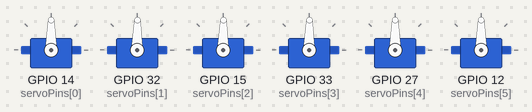
Bench run of a sketch on a simulated ESP32. Shown: 6 × servo. What the sketch prints to the serial monitor is not drawn.

Above: at 0.2 s.
Timing chart, 0 to 1.7 s (numbered marks = the images above):
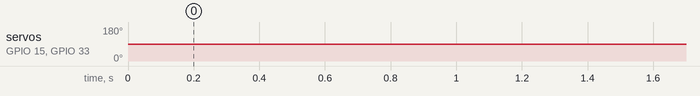

Measured:
- by itself, servo on GPIO 15 (servoPins[2]), servo on GPIO 33 (servoPins[3]): 90° → 89° at 0.17 s

The sketch:

StewartPlatform_ESP32_2410S.ino
```cpp
#include "StewartPlatform.h"
#include <ESP32Servo.h>

StewartPlatform stewartPlatform; // main stewart platform class

//----------------------------------------------------
// Setup
//----------------------------------------------------
void setup()
{
    Serial.begin(115200);
    while (!Serial && millis() < 4000)
    {
        delay(1); // wait for Serial
    }

    stewartPlatform.DefineBasePoints();                                 // The x and y points for each base attachment (center point of the servo horn attachment)
    stewartPlatform.DefinePlatformPoints();                             // The x and y points for each platform attachment (center of ball joint on upper rod attachment)
    stewartPlatform.CalculateDefaultHeight();                          // Mathematically determine the default height (all servos horns horizontal at 90 degrees)
    stewartPlatform.InitializePlatform(StewartPlatform::Input_Float32); // operation mode
}

void loop()
{
    if (Serial.available() > 0)
    {
        byte inByte = Serial.read(); // Read one byte at a time from the serial port
        if (stewartPlatform.ParseMessage(inByte)) // Pass bytes in until a completed messages is received (returns true)
            if (stewartPlatform.CalculateServoValues()) // This will return true if the incoming values are calculated to be in range
                stewartPlatform.UpdateServos(); // Updates the servos to the new position based on the above
    }
}
```

StewartPlatform.cpp
```cpp
#include "StewartPlatform.h"

//----------------------------------------------------
// Initialize Platform
//----------------------------------------------------
void StewartPlatform::InitializePlatform(StewartPlatform::DataModes newState)
{
    AttachServos();
    SetDataMode(newState);      // determines read mode (8bit, 32bit, etc)
    if (CalculateServoValues()) // update with starting values
    {
        UpdateServos();
    }
}

//----------------------------------------------------
// Define Base Points
//----------------------------------------------------
void StewartPlatform::DefineBasePoints()
{
    // *** 1.)
    // Student must fill this function to set the 6 basePoints
    // values for each of the 6 attachment points. Z should be 0
    // For example: basePoints[0] = { 20, 10, 0 };

    basePoints[0] = {-22.25f, -58.43f, 0.0f};
    basePoints[1] = {22.25f, -58.43f, 0.0f};
    basePoints[2] = {61.73f, 9.95f, 0.0f};
    basePoints[3] = {39.48f, 48.49f, 0.0f};
    basePoints[4] = {-39.48f, 48.49f, 0.0f};
    basePoints[5] = {-61.73f, 9.95f, 0.0f};
    if (SHOW_DEBUG)
    {
        Serial.println("\n----------------------------------");
        for (int i = 0; i < SERVO_COUNT; i++)
            LogVector("basePoints " + String(i), basePoints[i], false);
    }
}

//----------------------------------------------------
// Define Platform Points
//----------------------------------------------------
void StewartPlatform::DefinePlatformPoints()
{
    // *** 2.) Student must fill this function to set the
    // platformPoints values for each of the 6 attachment points.
    // Z should be 0
    // For example: platformPoints[0] = { 15, 5, 0 };

    platformPoints[0] = {-46.17f, -38.20f, 0.0f};
    platformPoints[1] = {46.17f, -38.20f, 0.0f};
    platformPoints[2] = {56.17f, -20.88f, 0.0f};
    platformPoints[3] = {10.00f, 59.09f, 0.0f};
    platformPoints[4] = {-10.00f, 59.09f, 0.0f};
    platformPoints[5] = {-56.17f, -20.88f, 0.0f};

    if (SHOW_DEBUG)
    {
        Serial.println("----------------------------------");
        for (int i = 0; i < SERVO_COUNT; i++)
            LogVector("platformPoints " + String(i), platformPoints[i], false);
    }
}

//----------------------------------------------------
// Calcualte Default Height
//----------------------------------------------------
void StewartPlatform::CalculateDefaultHeight()
{
    // We need to know what the "default height" of the
    // platform is (when servos are flat 90 degrees)
    // We have enough information to use the pythagorean
    // theorem to calculate this height

    Vector3 hornDirection = Vector3(1, 0, 0); // direction of back left servo horn in world space
    Vector3 hornEndPoint = basePoints[backLeftServoIndex] + (hornDirection * hornLength);

    if (SHOW_DEBUG)
        LogVector("hornEndPoint", hornEndPoint, true);

    // Calculate default height (Pythagorean theorem)
    float sideC = rodLength;
    float sideB = GetMagnitude(platformPoints[backLeftServoIndex] - hornEndPoint);

    // *** 3.) Students must calculate the length of side A (c^2 = a^2 + b^2)
    float sideA = sqrtf(sideC * sideC -sideB * sideB);

    platformDefaultHeight = sideA;
    platformDefaultHeightVector = Vector3(0, 0, platformDefaultHeight);

    Serial.print("Default Height:");
    Serial.println(platformDefaultHeight);

    // Set the height (z) value for each of our platformPoints
    for (int i = 0; i < SERVO_COUNT; i++)
    {
        platformPoints[i].z = platformDefaultHeight;
    }
}

float StewartPlatform::GetMagnitude(Vector3 v)
{
    // *** 4.) Student must fill in this function to return the magnitude of the Vector3 passed in
    return sqrtf(v.x * v.x + v.y * v.y + v.z * v.z);
}

void StewartPlatform::AttachServos()
{
    // attach servos
    for (int i = 0; i < SERVO_COUNT; i++)
    {
        myServos[i].attach(servoPins[i]);
    }
}

void StewartPlatform::SetDataMode(StewartPlatform::DataModes newMode)
{
    dataMode = newMode;

    if (dataMode == Input_Float32)
    {
        bytesToRead = FLOAT_BYTE_SIZE * SERVO_COUNT;
        Serial.println("Using 6 DOF 32 Float mode - Each Axis gets it's own float value");
    }
    else if (dataMode == Input_8Bit)
    {
        bytesToRead = SERVO_COUNT;
        Serial.println("Using 6 DOF Single Byte mode - Each Axis gets 1 byte 0-255");
    }
    else if (dataMode == ASCII)
    {
        bytesToRead = 0;
        Serial.println("Using ASCII command mode - commands are still in development");
    }
}

//----------------------------------------------------
// Calculate new servo values based on input values.
// If the calculations fail mathematically, the servos
// will not update to the new positions.
//----------------------------------------------------
bool StewartPlatform::CalculateServoValues()
{
    float servoRadians = 0;                   // local temp value to hold the calculated servo angle
    Vector3 platformPoint = Vector3(0, 0, 0); // local temporary value to hold results as we iterate through a for loop
    bool success = true;                      // gets set to false if any of our calculations result in an error value

    for (int i = 0; i < SERVO_COUNT; i++)
    {
        if (SHOW_DEBUG)
        {
            LogValue("i", "[" + String(i) + "]", true);
        }

        // Perform Rotate the top platform by our requested orientation values (rotation matrix)
        platformPoint = RotatePoint(platformPoints[i], Pitch(), Yaw(), Roll());

        // Translate the top platform (move each point by the requested value (displacement))
        platformPoint += Vector3(Sway(), Surge(), Heave());

        // Add our default height value back in
        platformPoint.z += platformDefaultHeight;

        // Virtual Rod Direction (Vector subtraction - get the difference between base and platform points)
        Vector3 calculatedRodVector = platformPoint - basePoints[i];
        if (SHOW_DEBUG)
        {
            LogVector("calculatedRodVector", calculatedRodVector, false);
        }

        // Virtual Rod Length (Magnitude)
        float calculatedRodLength = GetMagnitude(calculatedRodVector);
        if (SHOW_DEBUG)
        {
            LogValue("calculatedRodLength", String(calculatedRodLength), false);
        }

        servoRadians = GetServoAngle(i, calculatedRodVector);
        if (SHOW_DEBUG)
        {
            LogValue("Radians", String(servoAnglesInRadians[i]), false);
        }

        // Check range/erros. If our values went past what our platform can physically
        // or mathematically achieve then we'll likely have a NAN value here. NotANumber
        // values in this case are probably due to a sqrt on a negative (i.e. out of range)
        if (isnan(servoRadians))
        {
            if (SHOW_DEBUG)
                Serial.println("Error: Invalid Servo Angle");
            success = false;
            break;
        }
        else
        {
            servoAnglesInRadians[i] = servoRadians;
        }
    }

    return success;
}

void StewartPlatform::UpdateServos()
{
    //----------------------------------------------------------------------------------
    // Calculations are complete, now add add trim values and write to the servos
    //----------------------------------------------------------------------------------
    float servoAngle = 0;
    for (int i = 0; i < SERVO_COUNT; i++)
    {
        // Our calculations are worked out with zero degrees as the home angle,
        // so we need to add 90 degrees to account for the servo's home "flat" position
        servoAngle = (i % 2 == 0 ? -1 : 1) * servoOrderDirection * (R2D * servoAnglesInRadians[i]) + 90;
        if (SHOW_DEBUG)
        {
            LogValue("Servo Angle Before Constrain & Trim:", String(servoAngle), i == 0 ? true : false);
        }

        servoAngle = constrain(servoAngle, ANGLE_MIN, ANGLE_MAX);
        myServos[i].write(servoAngle + servoTrims[i] - servoOffset);
    }

    if (SHOW_DEBUG)
    {
        SHOW_DEBUG = false;
    }
}

//----------------------------------------------------
// Getters - Encapsulate our DOF values for convenience
//----------------------------------------------------
float StewartPlatform::Sway()
{
    return DOFs[0];
}
float StewartPlatform::Surge()
{
    return DOFs[1];
}
float StewartPlatform::Heave()
{
    return DOFs[2];
}
float StewartPlatform::Pitch()
{
    return D2R * -DOFs[3];
}
float StewartPlatform::Roll()
{
    return D2R * DOFs[4];
}
float StewartPlatform::Yaw()
{
    return D2R * -DOFs[5];
}

int StewartPlatform::Mod(int x, int m)
{
    return (x % m + m) % m;
}

float StewartPlatform::MapRange(float val, float min, float max, float newMin, float newMax)
{
    return ((val - min) / (max - min) * (newMax - newMin) + newMin);
}

void StewartPlatform::LogVector(String name, Vector3 v, bool useLineSeparator)
{
    if (useLineSeparator)
        Serial.println("----------------------------------");
    Serial.print(name);
    Serial.print(" : (");
    Serial.print(v.x);
    Serial.print(", ");
    Serial.print(v.y);
    Serial.print(", ");
    Serial.print(v.z);
    Serial.println(")");
}

void StewartPlatform::LogValue(String name, String value, bool useLineSeparator)
{
    if (useLineSeparator)
        Serial.println("----------------------------------");
    Serial.print(name + ": ");
    Serial.println(value);
}

//----------------------------------------------------
// Apply rotation matrix for each of the 6 platform points.
// This will return the rotation vector3 (euler angles)
// as if the entire top platform were a single object.
//----------------------------------------------------
Vector3 StewartPlatform::RotatePoint(Vector3 point, float degX, float degY, float degZ)
{
    float x = point.x * cos(degZ) * cos(degY) + point.y * (sin(degX) * sin(degZ) * cos(degZ) - cos(degX) * sin(degY));
    float y = point.x * cos(degZ) * sin(degY) + point.y * (cos(degX) * cos(degY) + sin(degX) * sin(degZ) * sin(degY));
    float z = -point.x * sin(degZ) + point.y * sin(degX) * cos(degZ);
    return Vector3(x, y, z);
}

//----------------------------------------------------
// Math Stuffs
//----------------------------------------------------
Vector3 StewartPlatform::CrossProduct(Vector3 v1, Vector3 v2)
{
    double x, y, z;
    x = v1.y * v2.z - v2.y * v1.z;
    y = (v1.x * v2.z - v2.x * v1.z) * -1;
    z = v1.x * v2.y - v2.x * v1.y;
    return Vector3(x, y, z);
}

float StewartPlatform::GetServoAngle(int i, Vector3 rodVector)
{
    // Project the end point of the new virtual arm onto the servo's plane of rotation
    float L = sq(GetMagnitude(rodVector)) - sq(rodLength) + sq(hornLength);
    if (SHOW_DEBUG)
    {
        LogValue("L", String(L), false);
    }

    float M = 2.0f * hornLength * rodVector.z;
    if (SHOW_DEBUG)
    {
        LogValue("M", String(M), false);
    }

    float N = 2.0f * hornLength * (cos(D2R * servoAxisAngles[i]) * rodVector.x + sin(D2R * servoAxisAngles[i]) * rodVector.y);
    if (SHOW_DEBUG)
    {
        LogValue("N", String(N), false);
    }

    // Derive the servo angle (in radians)
    return asin(L / sqrt(M * M + N * N)) - atan(N / M);
}

//----------------------------------------------------
// Read and Parse Serial Input
//----------------------------------------------------
bool StewartPlatform::ParseMessage(byte inByte)
{
    static uint8_t inputIndex = 0;
    static bool msgStart = false;

    // check for correct header value (frame start)
    if (!msgStart)
    {
        if (inputIndex == 0 && inByte == FRAME_START)
        {
            msgStart = true;
        }
    }
    else
    {
        // Continue reading message until we have read all bytes
        if (inputIndex <= bytesToRead - 1)
        {
            if (dataMode == Input_8Bit)
            {
                // place the bytes into our buffer (a byte array)
                platformByteBuffer[inputIndex] = inByte;
            }
            else if (dataMode == Input_Float32)
            {
                // place the float bytes into our buffer (a byte/float union array)
                platformDataBuffer.binaryValues[inputIndex] = inByte;
            }
            inputIndex++;
        }
        else
        {
            msgStart = false;
            inputIndex = 0;

            // Check if we have the proper end frame
            if (inByte == FRAME_END)
            {
                for (int i = 0; i < SERVO_COUNT; i++)
                {
                    if (dataMode == Input_8Bit)
                    {
                        DOFs[i] = MapRange(platformByteBuffer[i], 0.0f, 255.0f, -14.0f, 14.0f);
                    }
                    else if (dataMode == Input_Float32)
                    {
                        DOFs[i] = platformDataBuffer.floatValues[i];
                    }
                }
                return true;
            }
        }
    }
    return false;
}

/*
uint8_t StewartPlatform::ProcessMessage(char *ckvp)
{
    uint8_t rv = 0;                 // return code
    char *skey = strtok(ckvp, "="); // msg header
    char *sval = strtok(NULL, "");  // msg data

    //-----------------------------------------------
    // Read Input DOFs, 6 float values (as strings)
    // Sway, Surge, Heave, Pitch, Roll, Yaw
    //-----------------------------------------------
    if (strcmp(skey, "DOF") == 0)
    {
        char *token = strtok(sval, ",");
        uint8_t index = 0;
        while (token != NULL)
        {
            DOFs[index] = (float)atof(token);
            token = strtok(NULL, ",");
            index++;
        }
        if (index == 6)
            rv = 1;
    }

    //-----------------------------------------------
    // Print out Servo Angles
    //-----------------------------------------------
    else if (strcmp(skey, "ANG") == 0)
    {
        Serial.println("Servo Angles (without trim)");
        for (int i = 0; i < SERVO_COUNT; i++)
        {
            Serial.print(myServos[i].read());
            i < SERVO_COUNT - 1 ? Serial.print(",") : Serial.println("");
        }
        Serial.println("Trim Values");
        for (int i = 0; i < SERVO_COUNT; i++)
        {
            Serial.print(servoTrims[i]);
            i < SERVO_COUNT - 1 ? Serial.print(",") : Serial.println("");
        }
        rv = 2;
    }

    return (rv);
}
*/

/*
3.sqrtf(sideC * sideC - sideB * sideB);
4.sqrtf(v.x * v.x + v.y * v.y + v.z * v.z);
*/
```

Support.h
```cpp
#include <Arduino.h>
#pragma once

//----------------------------------------------------------
// Constants
//----------------------------------------------------------
#define FRAME_START '!' // ASCII char (byte number 33)
#define FRAME_END '#'   // ASCII char (byte number 35)
#define ANGLE_MIN 30
#define ANGLE_MAX 150
#define D2R PI / 180
#define R2D 180 / PI
#define SERVO_COUNT 6
#define FLOAT_BYTE_SIZE 4

#define RIGHT_FRONT 300
#define RIGHT_MID 120
#define RIGHT_BACK 180
#define LEFT_BACK 0
#define LEFT_MID 60
#define LEFT_FRONT 240

//----------------------------------------------------------
// Custom Data Types
//----------------------------------------------------------

// This union is common way in c++ to convert between binary
// and floating point values. Unions share the same memory
// but can be defined as different types as long as they
// are the same size. (Little Endian - least significant bit first)
typedef union
{
    float floatValues[SERVO_COUNT];
    byte binaryValues[SERVO_COUNT * FLOAT_BYTE_SIZE];
} PlatformData;

// Basic Vector3 structure for use with the Stewart platform
struct Vector3
{
    float x;
    float y;
    float z;

    Vector3(float _x = 0.0f, float _y = 0.0f, float _z = 0.0f)
    {
        x = _x;
        y = _y;
        z = _z;
    }

    Vector3 operator+(const Vector3 &a) const
    {
        return Vector3(x + a.x, y + a.y, z + a.z);
    }
    Vector3 operator-(const Vector3 &a) const
    {
        return Vector3(x - a.x, y - a.y, z - a.z);
    }
    Vector3 operator*(const float &a) const
    {
        return Vector3(a * x, a * y, a * z);
    }
    Vector3 operator+=(const Vector3 &a)
    {
        x = x + a.x;
        y = y + a.y;
        z = z + a.z;
        return Vector3(x, y, z);
    }
};
```

Source omitted: StewartPlatform.h (3577 bytes)
